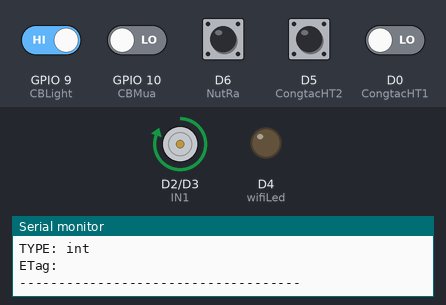
A sketch run on a simulated ESP8266 (NodeMCU). Parts: motor-driver pin pairs drawn as motors (green arrow = first pin HIGH = forward, orange = second pin HIGH = backward, longer = more drive, scaled by the enable pin), output pins drawn as LEDs (lit = HIGH), the last lines printed to the serial monitor. The test bench sets the inputs (shaded band); at power-on: D5 (CongtacHT2), D6 (NutRa), GPIO 9 (CBLight) HIGH, D0 (CongtacHT1), GPIO 10 (CBMua) LOW. WiFi joins after 1.5 s; servers stay silent unless stated; the Firebase database answers and starts empty.

Above: at 2.7 s.
2.8 s: GPIO 10 (CBMua) driven HIGH
6.3 s: GPIO 9 (CBLight) driven LOW
At 7.0 s:
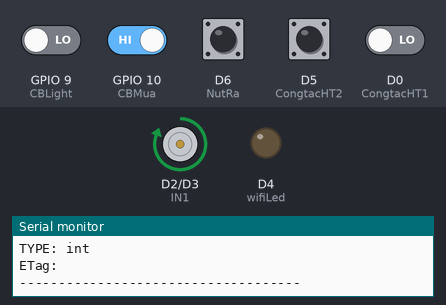
7.9 s: GPIO 9 (CBLight) driven HIGH
At 8.42 s:
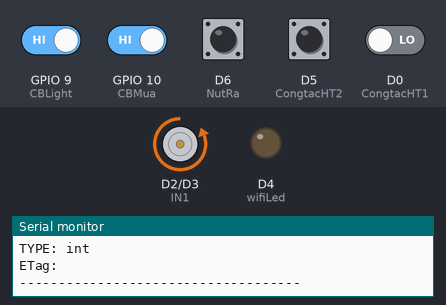
11.6 s: D5 (CongtacHT2) pulled LOW for 0.55 s
At 13.0 s:
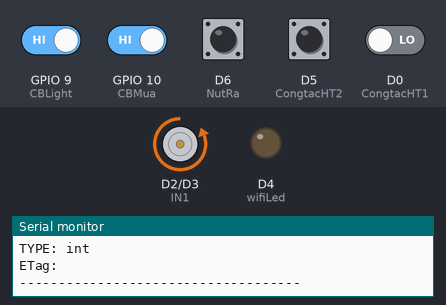
Timing chart, 0 to 14.6 s (numbered marks = the images above; inputs shaded):
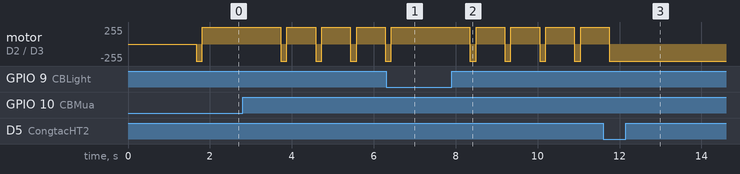

Measured:
- after the input at 6.3 s, motor on D2 (IN1) / D3 (IN2): goes on until 6.4 s, then stays forward 255/255
- after the input at 7.9 s, motor on D2 (IN1) / D3 (IN2): alternates forward 255/255 for 0.70 s and backward 255/255 for 0.15 s, starting after 0.45 s
- after the input at 11.6 s, motor on D2 (IN1) / D3 (IN2): goes on until 11.8 s, then stays backward 255/255
- by itself, motor on D2 (IN1) / D3 (IN2): alternates forward 255/255 for 0.70 s and backward 255/255 for 0.15 s

The sketch:

maichewifi.ino
```cpp
//http://arduino.esp8266.com/stable/package_esp8266com_index.json
//https://github.com/tzapu/WiFiManager
//https://github.com/esp8266/Arduino/tree/master/libraries/ESP8266WiFi
//192.168.1.14
#include <WiFiManager.h>// thư viện định cấu hình wifi
#include <ESP8266WiFi.h>
#include <FirebaseESP8266.h>
#define FIREBASE_HOST "maiche-a5765-default-rtdb.firebaseio.com" //Your Firebase Project URL goes here without "http:" , "\" and "/"
#define FIREBASE_AUTH "DRhi69XmlFjaqedVrxXefCxZnsGPaMq3t7bqGToa" //Your Firebase Auth Token

FirebaseData firebaseData;

// define the GPIO connected with Relays and switches
#define CongtacHT1  D0 //GPIO 16
#define CongtacHT2  D5
#define ENA  D1 //GPIO 5
#define IN1  D2 //GPIO 4
#define IN2  D3 //GPIO 0

#define CBMua 10 //SD3
#define CBLight 9  //SD2
#define NutRa 12 //D5
#define NutVao 14 //D6

#define wifiLed D4 //GPIO 2

int load1=1, load2=1, load3=1, load4=1, Power;
int CTHT1=0;
int CTHT2=0;
void setup() {
Serial.begin(115200);


pinMode(ENA, OUTPUT);
pinMode(IN1, OUTPUT);
pinMode(IN2, OUTPUT);

pinMode(wifiLed, OUTPUT);
//Cảm biến
pinMode(CongtacHT1, INPUT);
pinMode(CongtacHT2, INPUT);
pinMode(CBMua, INPUT);
pinMode(CBLight, INPUT);
pinMode(NutRa, INPUT_PULLUP);
pinMode(NutVao, INPUT_PULLUP);

// Kết nối với mạng WiFi hoặc tạo mạng WiFi cấu hình nếu không có thông tin WiFi
  WiFiManager wifiManager;
  wifiManager.autoConnect("WiFiSetup");

  // Hiển thị thông tin kết nối WiFi
  Serial.println("WiFi connected");
  Serial.print("IP address: ");
  Serial.println(WiFi.localIP());
  delay(10);
Firebase.begin(FIREBASE_HOST,FIREBASE_AUTH);
delay(50);
}

void loop() {

if (WiFi.status() != WL_CONNECTED){
    //Serial.println("WiFi Not Connected");
    digitalWrite(wifiLed, HIGH); //Turn off WiFi LED
  }
  else{
    //Serial.println("WiFi Connected");
    digitalWrite(wifiLed, LOW); //Turn on WiFi LED
}
// đọc trạng thai cảm biến
int trangthainutRa=digitalRead(NutRa);
int trangthainutVao=digitalRead(NutVao);
int trangthaiCBMua=digitalRead(CBMua);
int trangthaiCBLight=digitalRead(CBLight);
int trangthaiCongtacHT1=digitalRead(CongtacHT1);
int trangthaiCongtacHT2=digitalRead(CongtacHT2);
  delay(100);
 if(trangthainutRa!=0 || trangthainutVao!=0){// nếu 2 nút k dc nhấn
    if(trangthaiCBLight!=1){//trời sáng
      if(trangthaiCBMua!=0){//nếu không mưa
        if(Power==0 && load4==0 && CTHT2==0){
          MoDC();
        }
      }else{//nếu mưa
        DongDC();
      }
    }else{//trời tối
      DongDC();
    }
  }else{ // 1 trong 2 nút dc nhấn
        if(trangthainutRa!=1 && trangthainutVao!=0){
            DongDC();
        }else{
            MoDC();
        }
  }


Switch_Read();
if(Firebase.get(firebaseData,"IOT_Control_4Load/P1")) {
 if (firebaseData.dataType() == "string") {
 Power = firebaseData.stringData().toInt();
 }
}
Relays();

Switch_Read();
if(Firebase.get(firebaseData,"IOT_Control_4Load/L1")) {
 if (firebaseData.dataType() == "string") {
 load1 = firebaseData.stringData().toInt();
 }
}
Relays();

Switch_Read();
if(Firebase.get(firebaseData,"IOT_Control_4Load/L2")) {
 if (firebaseData.dataType() == "string") {
 load2 = firebaseData.stringData().toInt();
 }
}
Relays();

Switch_Read();
if(Firebase.get(firebaseData,"IOT_Control_4Load/L3")) {
 if (firebaseData.dataType() == "string") {
 load3 = firebaseData.stringData().toInt();
 }
}
Relays();

Switch_Read();
if(Firebase.get(firebaseData,"IOT_Control_4Load/L4")) {
 if (firebaseData.dataType() == "string") {
 load4 = firebaseData.stringData().toInt();
  }
 }
Relays();

}


void Switch_Read(){

     if(digitalRead(CBMua) == LOW){Power=0;
     update_power_status();
      load1 = !load1;
      Relays();
if(Firebase.setString(firebaseData, "IOT_Control_4Load/L1", String(load1))){
    Serial.println("PASSED");
    Serial.println("PATH: " + firebaseData.dataPath());
    Serial.println("TYPE: " + firebaseData.dataType());
    Serial.println("ETag: " + firebaseData.ETag());
    Serial.println("------------------------------------");
    Serial.println();
  }else{
    Serial.println("FAILED");
    Serial.println("REASON: " + firebaseData.errorReason());
    Serial.println("------------------------------------");
    Serial.println();
  }
      delay(100);
  }
else if(digitalRead(CBLight) == LOW){Power=0;
      update_power_status();
      load2 = !load2;
      Relays();
if(Firebase.setString(firebaseData, "IOT_Control_4Load/L2", String(load2))){
    Serial.println("PASSED");
    Serial.println("PATH: " + firebaseData.dataPath());
    Serial.println("TYPE: " + firebaseData.dataType());
    Serial.println("ETag: " + firebaseData.ETag());
    Serial.println("------------------------------------");
    Serial.println();
  }else{
    Serial.println("FAILED");
    Serial.println("REASON: " + firebaseData.errorReason());
    Serial.println("------------------------------------");
    Serial.println();
  }
 delay(100);
}

else if(digitalRead(NutRa) == LOW){Power=0;
      update_power_status();
      load3 = !load3;
      Relays();
if(Firebase.setString(firebaseData, "IOT_Control_4Load/L3", String(load3))){
    Serial.println("PASSED");
    Serial.println("PATH: " + firebaseData.dataPath());
    Serial.println("TYPE: " + firebaseData.dataType());
    Serial.println("ETag: " + firebaseData.ETag());
    Serial.println("------------------------------------");
    Serial.println();
  }
  else{
    Serial.println("FAILED");
    Serial.println("REASON: " + firebaseData.errorReason());
    Serial.println("------------------------------------");
    Serial.println();
  }
  delay(100);
 }

else if(digitalRead(NutVao) == LOW){Power=0;
      update_power_status();
      load4 = !load4;
      Relays();
if(Firebase.setString(firebaseData, "IOT_Control_4Load/L4", String(load4))){
    Serial.println("PASSED");
    Serial.println("PATH: " + firebaseData.dataPath());
    Serial.println("TYPE: " + firebaseData.dataType());
    Serial.println("ETag: " + firebaseData.ETag());
    Serial.println("------------------------------------");
    Serial.println();
 }else{
    Serial.println("FAILED");
    Serial.println("REASON: " + firebaseData.errorReason());
    Serial.println("------------------------------------");
    Serial.println();
  }
delay(100);
 }
}


void update_power_status(){
if(Firebase.setString(firebaseData, "IOT_Control_4Load/P1", String(Power))){
    Serial.println("PASSED");
    Serial.println("PATH: " + firebaseData.dataPath());
    Serial.println("TYPE: " + firebaseData.dataType());
    Serial.println("ETag: " + firebaseData.ETag());
    Serial.println("------------------------------------");
    Serial.println();
}else{
    Serial.println("FAILED");
    Serial.println("REASON: " + firebaseData.errorReason());
    Serial.println("------------------------------------");
    Serial.println();
}
}

void Relays(){
if(Power==0){

if(load4==1 && CTHT1==0){
  MoDC();
}else if(load4==0 && CTHT2==0){
  DongDC();
}else{
  DungDC();
}
}else{
DungDC();
 }
}
void DungDC(){
digitalWrite(IN1, LOW);
digitalWrite(IN2, LOW);
analogWrite(ENA, 0);
}
void DongDC(){
digitalWrite(IN1, LOW);
digitalWrite(IN2, HIGH);
analogWrite(ENA, 255);
}
void MoDC(){
digitalWrite(IN1, HIGH);
digitalWrite(IN2, LOW);
analogWrite(ENA, 255);
}

  
```
